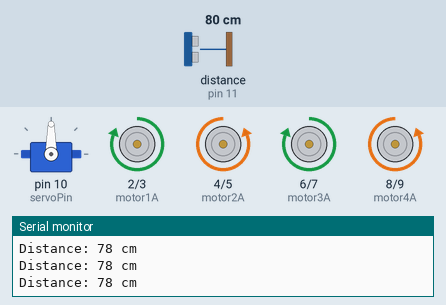
Simulated run of this sketch. Board: Arduino Uno, built with avr-gcc and run on an emulated ATmega328P. Parts: servo, motor-driver pin pairs drawn as motors (green arrow = first pin HIGH = forward, orange = second pin HIGH = backward, longer = more drive), the last lines printed to the serial monitor. Wiring (inferred from the names in the program): ultrasonic range finder: trigger pin 11; echo pin 11. The inputs (shaded band) are chosen by the test bench; at power-on: distance to the obstacle (sensor on pin 11) 80 cm. The echo pulse lasts 58.3 µs per cm.

Above: at 2.2 s.
2.3 s: distance to the obstacle (sensor on pin 11) set to 13 cm
3.8 s: distance to the obstacle (sensor on pin 11) set to 10 cm
At 6.6 s:
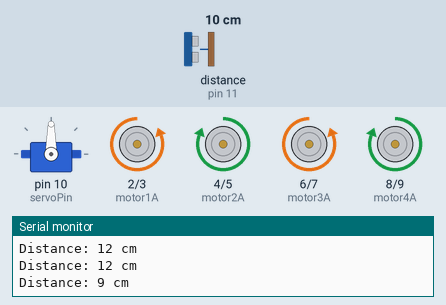
6.8 s: distance to the obstacle (sensor on pin 11) set to 18 cm
At 8.0 s:
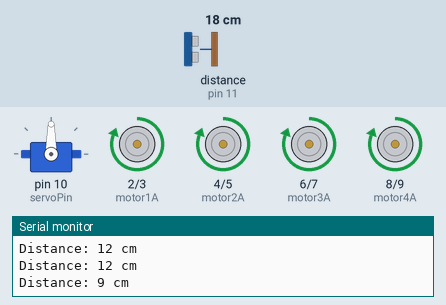
9.7 s: distance to the obstacle (sensor on pin 11) set to 2 cm
At 10.6 s:
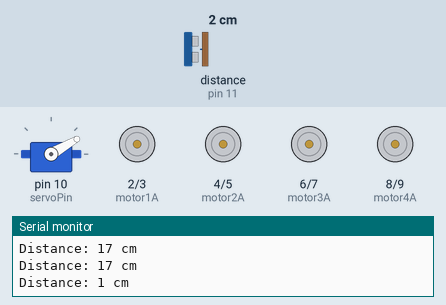
Timing chart, 0 to 13.7 s (numbered marks = the images above; inputs shaded):
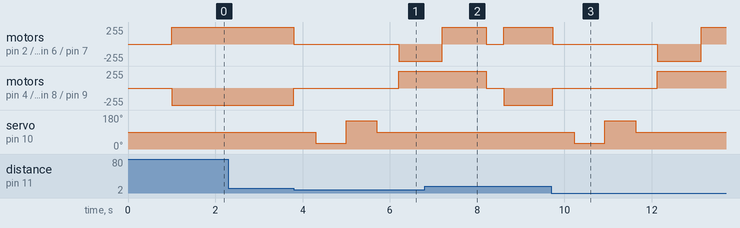

Measured:
- the behaviour switches between 12 and 11 cm on distance to the obstacle (sensor on pin 11) (found by bisection; images 0 and 1)
- after the input at 3.8 s, motor on pin 2 (motor1A) / pin 3 (motor1B): forward 255/255 → stopped at once, → backward 255/255 2.4 s later; motor on pin 4 (motor2A) / pin 5 (motor2B): backward 255/255 → stopped at once, → forward 255/255 2.4 s later
- after the input at 6.8 s, servo on pin 10 (servoPin): stays 90° (without the input it goes to 30° after 2.3 s)
- after the input at 9.7 s, motor on pin 2 (motor1A) / pin 3 (motor1B): forward 255/255 → stopped at once, → backward 255/255 2.4 s later, → forward 255/255 1.0 s later; motor on pin 4 (motor2A) / pin 5 (motor2B): backward 255/255 → stopped at once, → forward 255/255 2.4 s later

The sketch:

Obstacle_Avoidance.ino
```cpp
#include <Servo.h>

// First L293D
const int motor1A = 2;
const int motor1B = 3;
const int motor2A = 4;
const int motor2B = 5;

// Second L293D
const int motor3A = 6;
const int motor3B = 7;
const int motor4A = 8;
const int motor4B = 9;

// Servo and ultrasonic sensor
const int servoPin = 10;
const int ultrasonicPin = 11;

Servo scannerServo;

void setup() {
  pinMode(motor1A, OUTPUT);
  pinMode(motor1B, OUTPUT);
  pinMode(motor2A, OUTPUT);
  pinMode(motor2B, OUTPUT);

  pinMode(motor3A, OUTPUT);
  pinMode(motor3B, OUTPUT);
  pinMode(motor4A, OUTPUT);
  pinMode(motor4B, OUTPUT);

  scannerServo.attach(servoPin);
  scannerServo.write(90);

  Serial.begin(9600);

  stopMotors();
  delay(1000);
}

void loop() {
  long distance = readDistanceCM();

  Serial.print("Distance: ");
  Serial.print(distance);
  Serial.println(" cm");

  if (distance > 10 || distance == 0) {
    moveForward();
  } else {
    avoidObstacle();
  }

  delay(100);
}

long readDistanceCM() {
  pinMode(ultrasonicPin, OUTPUT);

  digitalWrite(ultrasonicPin, LOW);
  delayMicroseconds(2);

  digitalWrite(ultrasonicPin, HIGH);
  delayMicroseconds(10);

  digitalWrite(ultrasonicPin, LOW);

  pinMode(ultrasonicPin, INPUT);

  long duration = pulseIn(ultrasonicPin, HIGH, 30000);

  if (duration == 0) {
    return 0;
  }

  return duration * 0.034 / 2;
}

void avoidObstacle() {
  stopMotors();
  delay(500);

  // Scan one side
  scannerServo.write(30);
  delay(700);

  // Scan the other side
  scannerServo.write(150);
  delay(700);

  // Return servo to the center
  scannerServo.write(90);
  delay(500);

  // Move backward
  moveBackward();
  delay(1000);

  // Change direction
  turnRight();
  delay(1000);

  stopMotors();
  delay(300);
}

void moveForward() {
  digitalWrite(motor1A, HIGH);
  digitalWrite(motor1B, LOW);

  digitalWrite(motor2A, LOW);
  digitalWrite(motor2B, HIGH);

  digitalWrite(motor3A, HIGH);
  digitalWrite(motor3B, LOW);

  digitalWrite(motor4A, LOW);
  digitalWrite(motor4B, HIGH);
}

void moveBackward() {
  digitalWrite(motor1A, LOW);
  digitalWrite(motor1B, HIGH);

  digitalWrite(motor2A, HIGH);
  digitalWrite(motor2B, LOW);

  digitalWrite(motor3A, LOW);
  digitalWrite(motor3B, HIGH);

  digitalWrite(motor4A, HIGH);
  digitalWrite(motor4B, LOW);
}

void turnRight() {
  digitalWrite(motor1A, HIGH);
  digitalWrite(motor1B, LOW);

  digitalWrite(motor2A, HIGH);
  digitalWrite(motor2B, LOW);

  digitalWrite(motor3A, HIGH);
  digitalWrite(motor3B, LOW);

  digitalWrite(motor4A, HIGH);
  digitalWrite(motor4B, LOW);
}

void stopMotors() {
  digitalWrite(motor1A, LOW);
  digitalWrite(motor1B, LOW);

  digitalWrite(motor2A, LOW);
  digitalWrite(motor2B, LOW);

  digitalWrite(motor3A, LOW);
  digitalWrite(motor3B, LOW);

  digitalWrite(motor4A, LOW);
  digitalWrite(motor4B, LOW);
}
```
